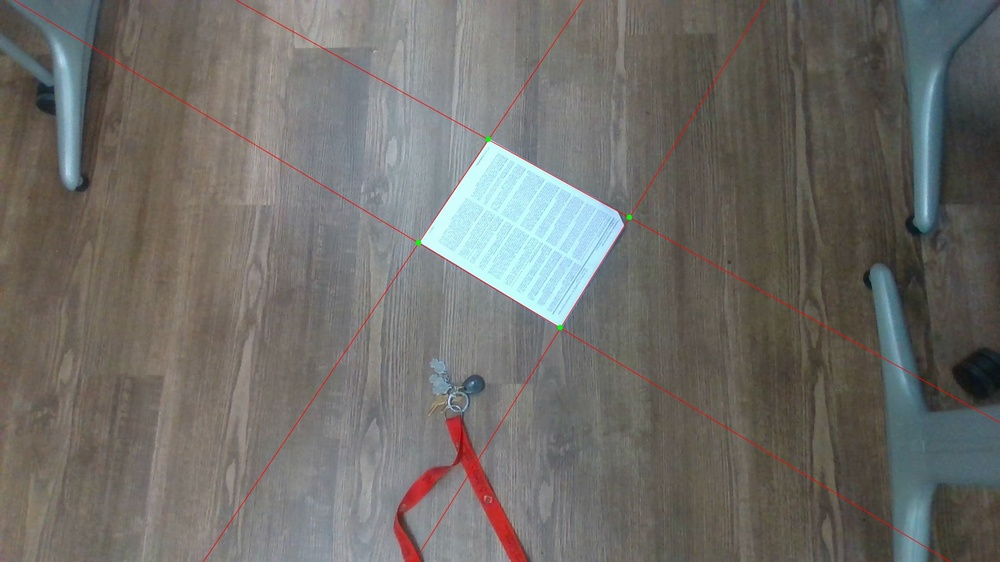
#> input picture corner_points.jpg, 1000 x 562 px, shrunk from 1920 x 1080 before the run, given in place of project2.avi, which was not available
$ python problem_1.py
#> lines starting #> are read from the running program, lines starting #| are printed output that depends on the picture; after the words box and inside, x2 and y2 are one past the last pixel; in counts of white or black regions, pixels touching at a corner belong together; pictures that were not available may be replaced by others from this repository, and a replacement may not be noted
import cv2
import numpy as np
import matplotlib.pyplot as plt
from hough_transform import hough_transform
from pose_estimation import pose_estimation


def canny(img):
    t_lower = 200
    t_upper = 255
    return cv2.Canny(img, t_lower, t_upper)

def main():
    i = 0
    final_points = {}
    alpha = 100 # Contrast control
    beta = 100 # Brightness control
    cap = cv2.VideoCapture('project2.avi')
    camera_trajectory = []
    initial_camera_pose = np.array([[0], [0], [0], [1]])
    while cap.isOpened():
        ret, frame = cap.read()
#> frame is the input picture: shape (562, 1000, 3); mean B, G, R 104.5, 108.7, 110.5
        if ret:
            gray = cv2.cvtColor(frame, cv2.COLOR_BGR2GRAY)
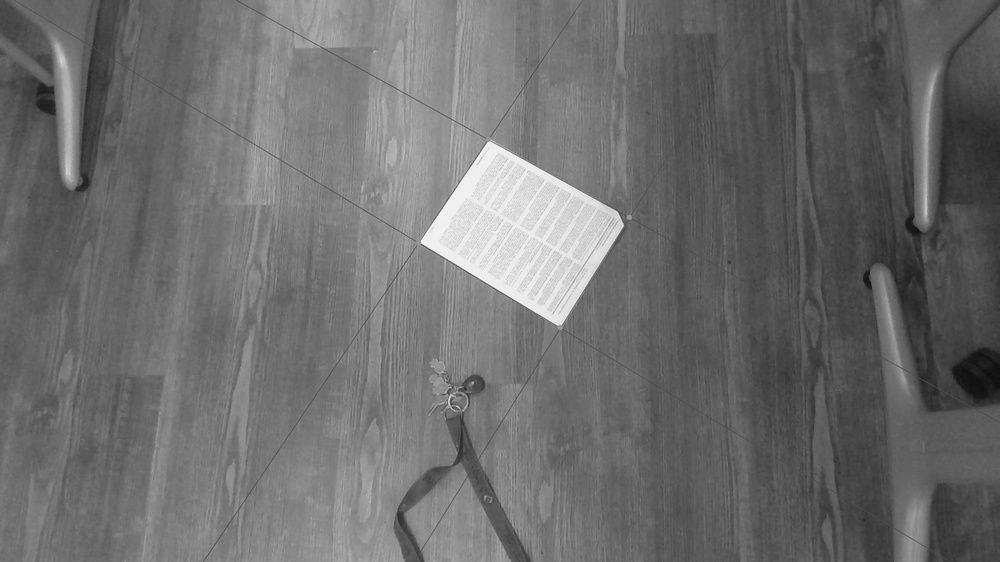
#> gray: shape (562, 1000); min 14, max 251, mean 108.8
            blur = cv2.GaussianBlur(gray, (5,5),0)
            temp, thresholded = cv2.threshold(blur, 190, 255, cv2.THRESH_BINARY)
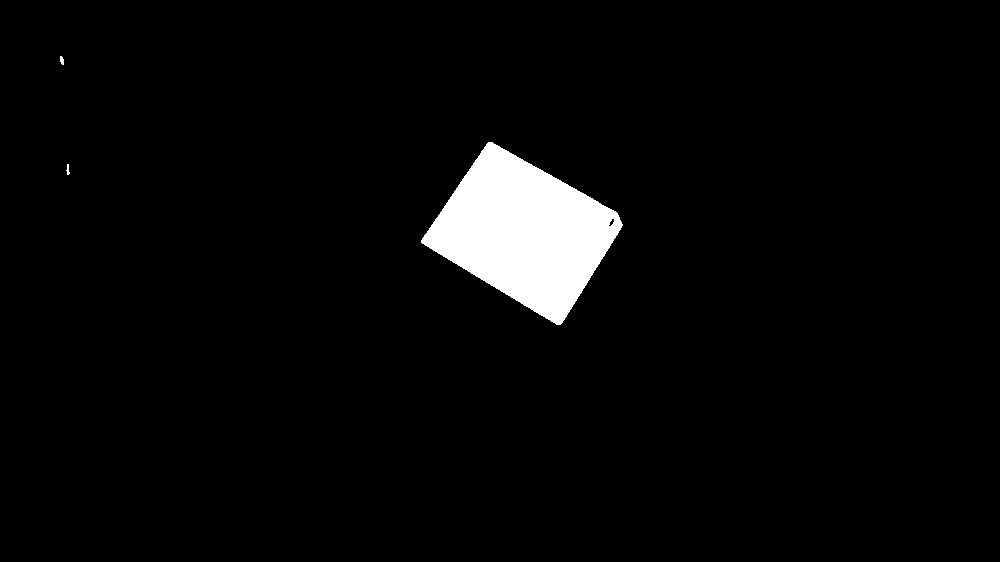
#> thresholded: shape (562, 1000); 3.6% white; 3 white regions, box (x1, y1, x2, y2) and area: (421, 142, 623, 325) 20147, (60, 56, 64, 65) 28, (66, 164, 70, 175) 25
            canny_edge = canny(thresholded)
#> in canny, `return cv2.Canny(img, t_lower, t_upper)`:
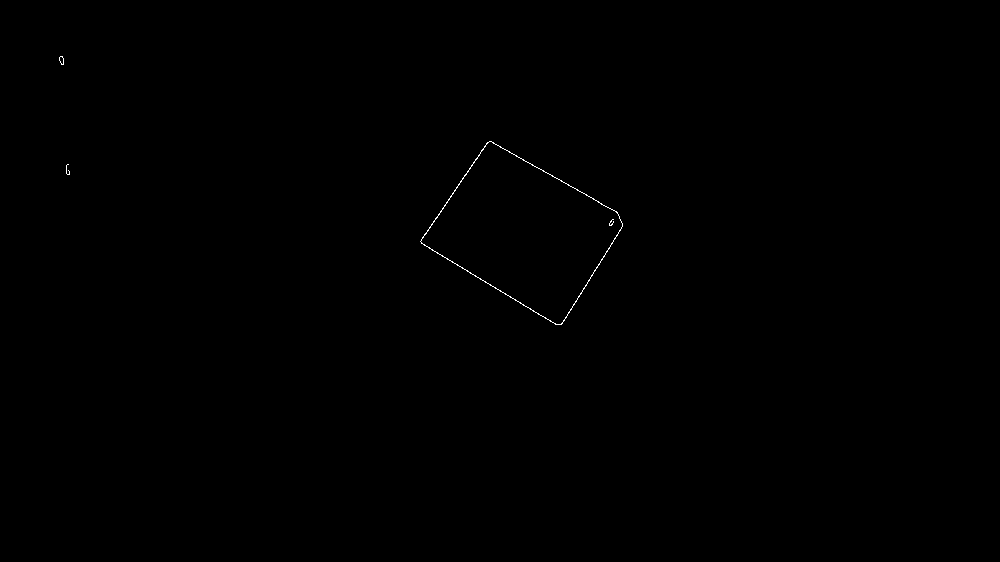
#> returned value: shape (562, 1000); 0.11% white in thin lines or dots, all inside (x1, y1, x2, y2) = (59, 56, 623, 325)
            accumulator, thetas, rhos, canny_edge, points = hough_transform(canny_edge, frame)

            if points != False and len(points) == 4:
                pose = pose_estimation(points)
                camera_trajectory.append(pose @ initial_camera_pose)
            i += 1
            if cv2.waitKey(25) & 0xFF == ord('q'):
                break
        else:
            break
    cap.release()
    cv2.destroyAllWindows()
    fig = plt.figure()
    ax = fig.add_subplot(111, projection='3d')

    for cam_pose in camera_trajectory:
        ax.scatter(cam_pose[0], cam_pose[1], cam_pose[2], color='r')
    ax.set_xlabel('X axis')
    ax.set_ylabel('Y axis')
    ax.set_zlabel('Z axis')
    ax.title.set_text('Camera Pose Estimation')
    plt.show()

if __name__ == '__main__':
    main()
#> (the call stopped at in main, `accumulator, thetas, rhos, canny_edge, points = hough_transform(canny_..`: hough_transform is not available in this run)
